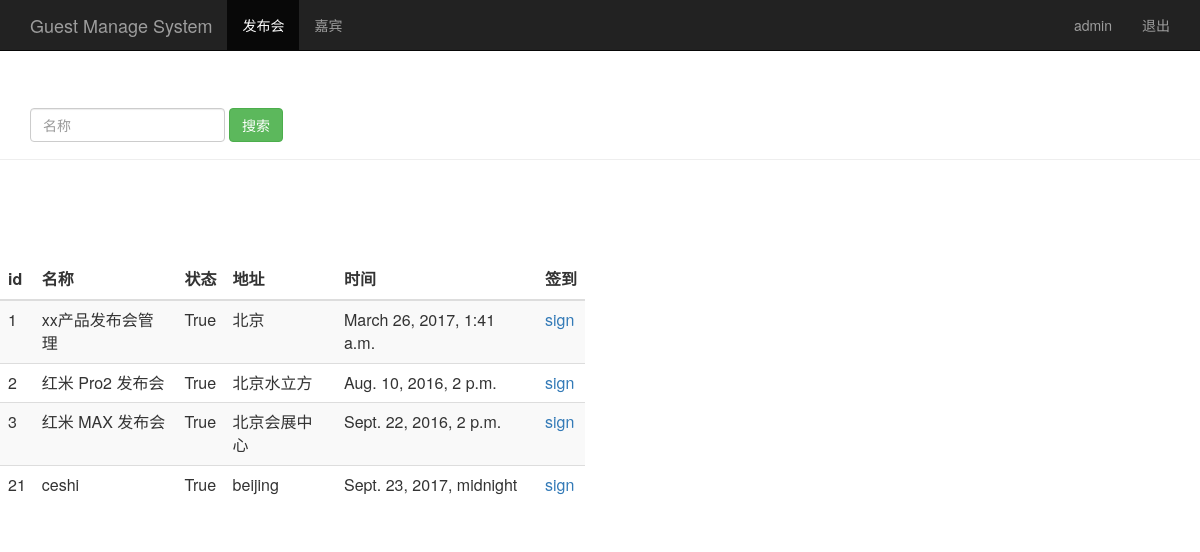
The page /event_manage/ (signed in) on the database its author committed.
### sign/models.py (models this page shows, shortened)
class Event(models.Model):
    name = models.CharField('名称', max_length=100)  # 发布会标题
    limit = models.IntegerField('参加人数')    # 参加人数
    status = models.BooleanField('状态')       # 状态
    address = models.CharField('地址', max_length=200)   # 地址
    start_time = models.DateTimeField('发布会时间')      # 发布会时间
    create_time = models.DateTimeField(auto_now=True)    # 创建时间（ 自动获取当前时间）

### sign/views.py (the view)
# urls.py: url(r'^event_manage/$', views.event_manage),
@login_required
def event_manage(request):
    events = Event.objects.all()
    username = request.session.get('user', '')  # 读取浏览器 session
    return render(request, "event_manage.html", {"user": username,
                                                 "events_list": events})

### sign/templates/event_manage.html (shortened to what this page needs)
<html lang="zh-CN">
    <head>
    {% load bootstrap3 %}
    {% bootstrap_css %}
    </head>
    <body role="document">
    <nav class="navbar navbar-inverse navbar-fixed-top">
        <div class="container">
            <div class="navbar-header">
            <a class="navbar-brand" href="/event_manage/">Guest Manage System</a>
            </div>
                <div id="navbar" class="collapse navbar-collapse">
                <ul class="nav navbar-nav">
                <li class="active"><a href="#">发布会</a></li>
                <li><a href="/guest_manage/">嘉宾</a></li>
                </ul>
                <ul class="nav navbar-nav navbar-right">
                <li><a href="#">{{ user }}</a></li>
                <li><a href="/logout/">退出</a></li>
                </ul>
            </div>
        </div>
    </nav>
    <div class="page-header" style="padding-top: 60px;">
        <div id="navbar" class="navbar-collapse collapse">
        <form class="navbar-form" method="get" action="/search_name/">
        <div class="form-group">
            <input name="name" type="text" placeholder="名称" class="form-control">
        </div>
            <button type="submit" class="btn btn-success">搜索</button>
        </form>
        </div>
    </div>
    <div class="row" style="padding-top: 80px;">
        <div class="col-md-6">
        <table class="table table-striped">
            <thead>
            <tr>
                <th>id</th><th>名称</th><th>状态</th><th>地址</th><th>时间</th><th>签到</th>
            </tr>
            </thead>
            <tbody>
                {% for event in events_list %}
                <tr>
                <td>{{ event.id }}</td>
                <td>{{ event.name }}</td>
                <td>{{ event.status }}</td>
                <td>{{ event.address }}</td>
                <td>{{ event.start_time }}</td>
                <td>
        <a href="/sign_index/{{ event.id }}/" target="{{ event.id }}_blank">sign</a>
                </td>
                </tr>
            {% endfor %}
            </tbody>
        </table>
        </div>
    </div>
</body>
</html>

### rows shown on the page
Event: id "1", name "xx产品发布会管理", status "True", address "北京", start_time "March 26, 2017, 1:41 a.m."
Event: id "2", name "红米 Pro2 发布会", status "True", address "北京水立方", start_time "Aug. 10, 2016, 2 p.m."
Event: id "3", name "红米 MAX 发布会", status "True", address "北京会展中心", start_time "Sept. 22, 2016, 2 p.m."
Event: id "21", name "ceshi", status "True", address "beijing", start_time "Sept. 23, 2017, midnight"

### other values the page prints
{{ user }} "admin"
